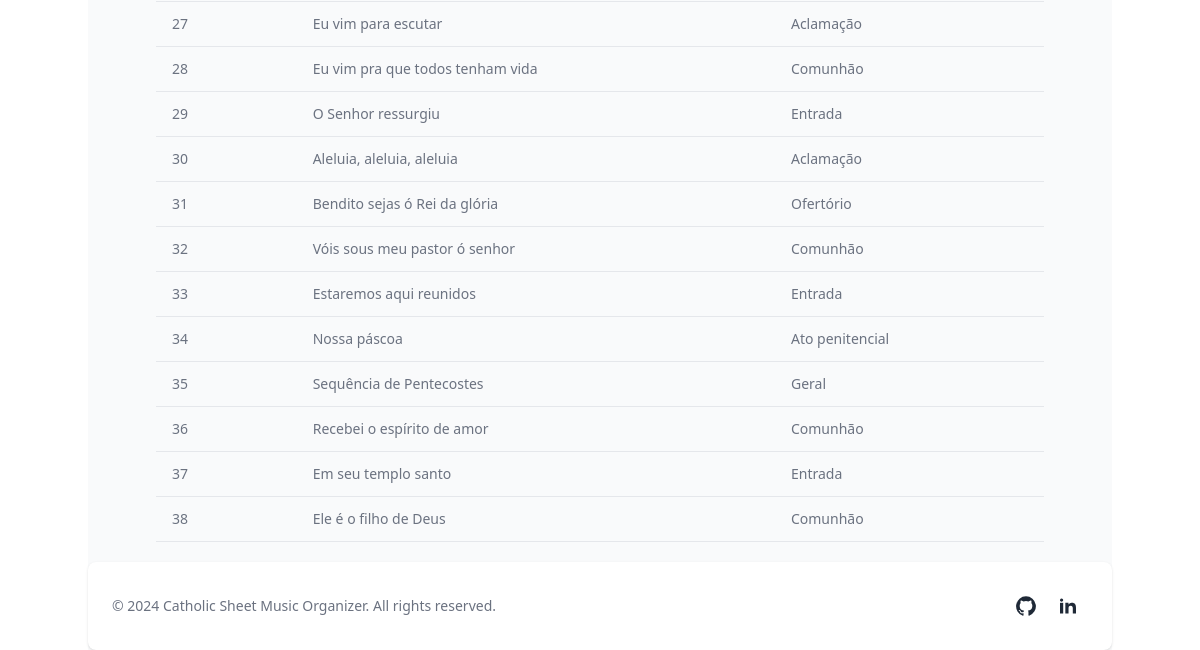
The page /filtered_list (signed in, lower part) on the database as committed earlier.
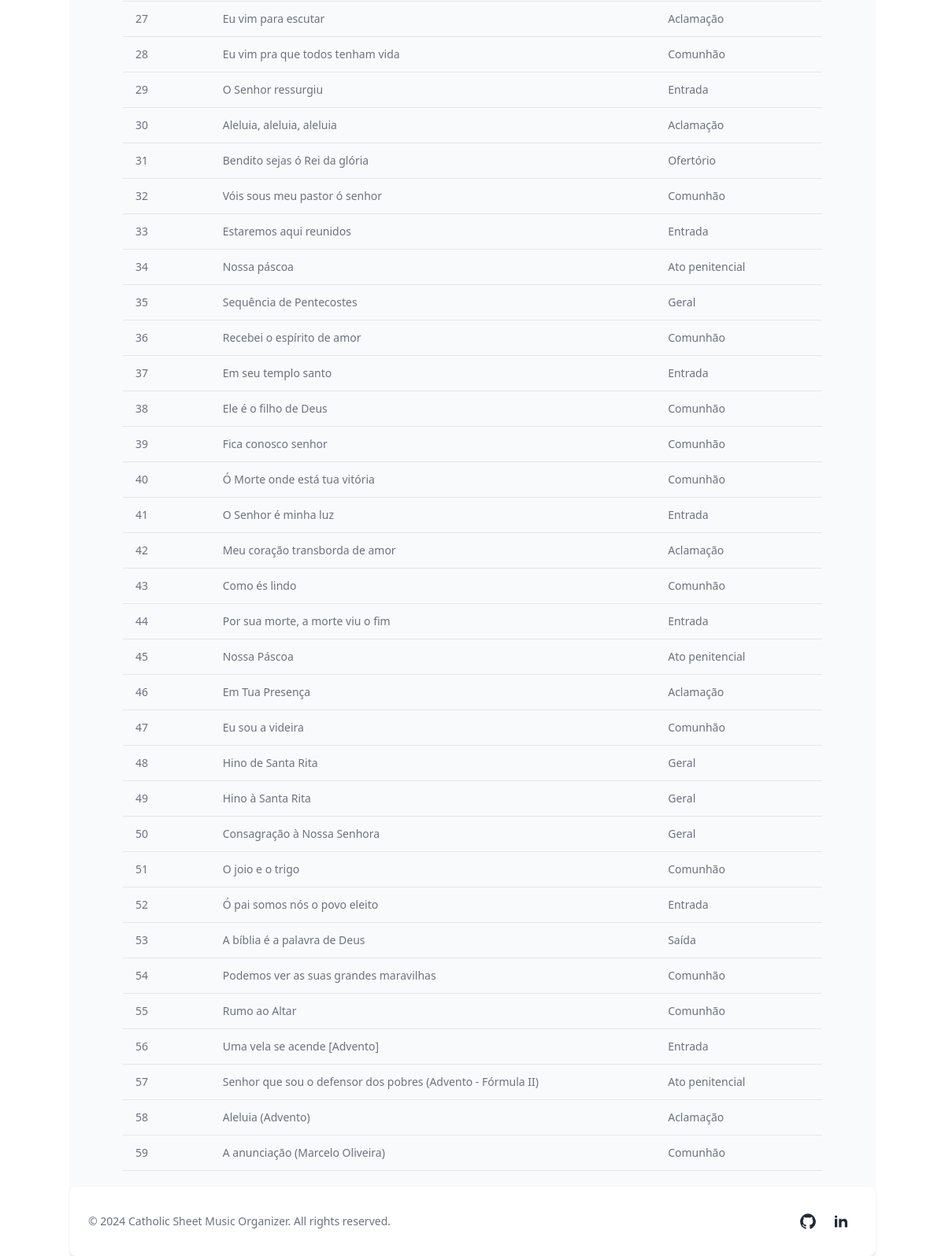
The same page on the database as committed later.
### tables this page shows
CREATE TABLE cifras (
    id INTEGER PRIMARY KEY AUTOINCREMENT,
    nome TEXT NOT NULL,
    sessao TEXT NOT NULL,
    cifra TEXT NOT NULL
);

### app.py (the view)
@app.route("/filtered_list", methods=["GET", "POST"])
@login_required
def filtered_list():
    selected_filters = []
    if request.method == "POST":
        for section in SESSOES_DA_MISSA.values():
            if request.form.get(section):
                selected_filters.append(section)
        if (selected_filters):
            ','.join(f"{elemento}" for elemento in selected_filters)
            '('.join(f"str_selec_filters)")
            sheets = db.execute(
                "SELECT * FROM cifras WHERE sessao in (?)", selected_filters)
        else:
            sheets = db.execute("SELECT * FROM cifras")
        return render_template("filter.html", sheets=sheets, sessions=SESSOES_DA_MISSA.values())
    else:
        sheets = db.execute("SELECT * FROM cifras")
        return render_template("filter.html", sheets=sheets, sessions=SESSOES_DA_MISSA.values())

### utilities.py (called while the page is built)
def login_required(f):
    @wraps(f)
    def decorated_function(*args, **kwargs):
        if session.get("user_id") is None:
            return redirect("/index")
        return f(*args, **kwargs)
    return decorated_function

### templates/filter.html (shortened to what this page needs)
{% extends "layout.html" %}
{%block main %}
<section class="container bg-gray-50 dark:bg-gray-900 p-3 sm:p-5">
  <div class="mx-auto max-w-screen-xl px-4 lg:px-12 mt-4">
    <div class="overflow-x-auto">
      <table class="w-full text-sm text-left text-gray-500 dark:text-gray-400">
        <tbody>
          {% for sheet in sheets %}
          <tr class="border-b dark:border-gray-700">
            <td class="px-4 py-3">{{ sheet['id'] }}</td>
            <td class="px-4 py-3">{{ sheet['nome'] }}</td>
            <td class="px-4 py-3">{{ sheet['sessao'] }}</td>
            <td class="px-4 py-3 flex items-center justify-end"></td>
          </tr>
          {% endfor %}
        </tbody>
      </table>
    </div>
  </div>
</section>
{% endblock %}

Rows that differ between the two databases and show on the page:
added cifras: id "39", nome "Fica conosco senhor", sessao "Comunhão"
added cifras: id "40", nome "Ó Morte onde está tua vitória", sessao "Comunhão"
added cifras: id "41", nome "O Senhor é minha luz", sessao "Entrada"
added cifras: id "42", nome "Meu coração transborda de amor", sessao "Aclamação"
added cifras: id "43", nome "Como és lindo", sessao "Comunhão"
added cifras: id "44", nome "Por sua morte, a morte viu o fim", sessao "Entrada"
added cifras: id "45", nome "Nossa Páscoa", sessao "Ato penitencial"
added cifras: id "46", nome "Em Tua Presença", sessao "Aclamação"
added cifras: id "47", nome "Eu sou a videira", sessao "Comunhão"
added cifras: id "48", nome "Hino de Santa Rita", sessao "Geral"
added cifras: id "49", nome "Hino à Santa Rita", sessao "Geral"
added cifras: id "50", nome "Consagração à Nossa Senhora", sessao "Geral"
added cifras: id "51", nome "O joio e o trigo", sessao "Comunhão"
added cifras: id "52", nome "Ó pai somos nós o povo eleito", sessao "Entrada"
added cifras: id "53", nome "A bíblia é a palavra de Deus", sessao "Saída"
added cifras: id "54", nome "Podemos ver as suas grandes maravilhas", sessao "Comunhão"
added cifras: id "55", nome "Rumo ao Altar", sessao "Comunhão"
added cifras: id "56", nome "Uma vela se acende [Advento]", sessao "Entrada"
added cifras: id "57", nome "Senhor que sou o defensor dos pobres (Advento - Fórmula II)", sessao "Ato penitencial"
added cifras: id "58", nome "Aleluia (Advento)", sessao "Aclamação"
added cifras: id "59", nome "A anunciação (Marcelo Oliveira)", sessao "Comunhão"
